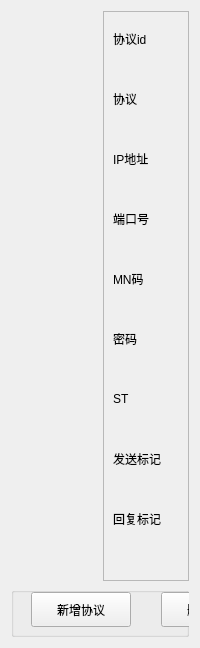
                 <widget class="QWidget" name="tab_21">
                  <attribute name="title">
                   <string>网络协议</string>
                  </attribute>
                  <layout class="QVBoxLayout" name="verticalLayout_14">
                   <item>
                    <layout class="QHBoxLayout" name="horizontalLayout_23">
                     <item>
                      <widget class="PanelWidget" name="widgetPanel_16" native="true">
                       <property name="sizePolicy">
                        <sizepolicy hsizetype="Preferred" vsizetype="Expanding">
                         <horstretch>0</horstretch>
                         <verstretch>50</verstretch>
                        </sizepolicy>
                       </property>
                       <property name="minimumSize">
                        <size>
                         <width>0</width>
                         <height>570</height>
                        </size>
                       </property>
                      </widget>
                     </item>
                     <item>
                      <widget class="QFrame" name="frame_12">
                       <property name="maximumSize">
                        <size>
                         <width>310</width>
                         <height>16777215</height>
                        </size>
                       </property>
                       <property name="frameShape">
                        <enum>QFrame::StyledPanel</enum>
                       </property>
                       <property name="frameShadow">
                        <enum>QFrame::Raised</enum>
                       </property>
                       <widget class="QLabel" name="label_30">
                        <property name="geometry">
                         <rect>
                          <x>10</x>
                          <y>260</y>
                          <width>90</width>
                          <height>16</height>
                         </rect>
                        </property>
                        <property name="text">
                         <string>MN码</string>
                        </property>
                       </widget>
                       <widget class="QLabel" name="label_33">
                        <property name="geometry">
                         <rect>
                          <x>10</x>
                          <y>440</y>
                          <width>90</width>
                          <height>16</height>
                         </rect>
                        </property>
                        <property name="text">
                         <string>发送标记</string>
                        </property>
                       </widget>
                       <widget class="QLabel" name="label_29">
                        <property name="geometry">
                         <rect>
                          <x>10</x>
                          <y>200</y>
                          <width>90</width>
                          <height>16</height>
                         </rect>
                        </property>
                        <property name="text">
                         <string>端口号</string>
                        </property>
                       </widget>
                       <widget class="QLabel" name="label_44">
                        <property name="geometry">
                         <rect>
                          <x>10</x>
                          <y>20</y>
                          <width>90</width>
                          <height>16</height>
                         </rect>
                        </property>
                        <property name="text">
                         <string>协议id</string>
                        </property>
                       </widget>
                       <widget class="QLineEdit" name="lineEdit_13">
                        <property name="geometry">
                         <rect>
                          <x>102</x>
                          <y>140</y>
                          <width>200</width>
                          <height>30</height>
                         </rect>
                        </property>
                       </widget>
                       <widget class="QLineEdit" name="lineEdit_22">
                        <property name="enabled">
                         <bool>false</bool>
                        </property>
                        <property name="geometry">
                         <rect>
                          <x>102</x>
                          <y>20</y>
                          <width>200</width>
                          <height>30</height>
                         </rect>
                        </property>
                       </widget>
                       <widget class="QLabel" name="label_34">
                        <property name="geometry">
                         <rect>
                          <x>10</x>
                          <y>500</y>
                          <width>90</width>
                          <height>16</height>
                         </rect>
                        </property>
                        <property name="text">
                         <string>回复标记</string>
                        </property>
                       </widget>
                       <widget class="QLineEdit" name="lineEdit_17">
                        <property name="geometry">
                         <rect>
                          <x>102</x>
                          <y>380</y>
                          <width>200</width>
                          <height>30</height>
                         </rect>
                        </property>
                       </widget>
                       <widget class="QLineEdit" name="lineEdit_15">
                        <property name="geometry">
                         <rect>
                          <x>102</x>
                          <y>260</y>
                          <width>200</width>
                          <height>30</height>
                         </rect>
                        </property>
                       </widget>
                       <widget class="QComboBox" name="comboBox_17">
                        <property name="geometry">
                         <rect>
                          <x>102</x>
                          <y>80</y>
                          <width>200</width>
                          <height>30</height>
                         </rect>
                        </property>
                       </widget>
                       <widget class="QLineEdit" name="lineEdit_19">
                        <property name="geometry">
                         <rect>
                          <x>102</x>
                          <y>500</y>
                          <width>200</width>
                          <height>30</height>
                         </rect>
                        </property>
                       </widget>
                       <widget class="QLineEdit" name="lineEdit_16">
                        <property name="geometry">
                         <rect>
                          <x>102</x>
                          <y>320</y>
                          <width>200</width>
                          <height>30</height>
                         </rect>
                        </property>
                       </widget>
                       <widget class="QLabel" name="label_40">
                        <property name="geometry">
                         <rect>
                          <x>10</x>
                          <y>80</y>
                          <width>90</width>
                          <height>16</height>
                         </rect>
                        </property>
                        <property name="text">
                         <string>协议</string>
                        </property>
                       </widget>
                       <widget class="QLabel" name="label_32">
                        <property name="geometry">
                         <rect>
                          <x>10</x>
                          <y>380</y>
                          <width>90</width>
                          <height>16</height>
                         </rect>
                        </property>
                        <property name="text">
                         <string>ST</string>
                        </property>
                       </widget>
                       <widget class="QLabel" name="label_31">
                        <property name="geometry">
                         <rect>
                          <x>10</x>
                          <y>320</y>
                          <width>90</width>
                          <height>16</height>
                         </rect>
                        </property>
                        <property name="text">
                         <string>密码</string>
                        </property>
                       </widget>
                       <widget class="QLineEdit" name="lineEdit_14">
                        <property name="geometry">
                         <rect>
                          <x>102</x>
                          <y>200</y>
                          <width>200</width>
                          <height>30</height>
                         </rect>
                        </property>
                       </widget>
                       <widget class="QPushButton" name="pushButton_34">
                        <property name="geometry">
                         <rect>
                          <x>62</x>
                          <y>650</y>
                          <width>200</width>
                          <height>40</height>
                         </rect>
                        </property>
                        <property name="text">
                         <string>新增</string>
                        </property>
                       </widget>
                       <widget class="QLineEdit" name="lineEdit_18">
                        <property name="geometry">
                         <rect>
                          <x>102</x>
                          <y>440</y>
                          <width>200</width>
                          <height>30</height>
                         </rect>
                        </property>
                       </widget>
                       <widget class="QLabel" name="label_28">
                        <property name="geometry">
                         <rect>
                          <x>10</x>
                          <y>140</y>
                          <width>90</width>
                          <height>16</height>
                         </rect>
                        </property>
                        <property name="text">
                         <string>IP地址</string>
                        </property>
                       </widget>
                       <widget class="QLabel" name="label_49">
                        <property name="geometry">
                         <rect>
                          <x>8</x>
                          <y>570</y>
                          <width>90</width>
                          <height>16</height>
                         </rect>
                        </property>
                        <property name="text">
                         <string>是否启用</string>
                        </property>
                       </widget>
                       <widget class="QComboBox" name="comboBox_18">
                        <property name="geometry">
                         <rect>
                          <x>100</x>
                          <y>560</y>
                          <width>200</width>
                          <height>30</height>
                         </rect>
                        </property>
                       </widget>
                      </widget>
                     </item>
                    </layout>
                   </item>
                   <item>
                    <widget class="QGroupBox" name="groupBox_5">
                     <property name="minimumSize">
                      <size>
                       <width>0</width>
                       <height>50</height>
                      </size>
                     </property>
                     <property name="title">
                      <string/>
                     </property>
                     <widget class="QPushButton" name="pushButton_32">
                      <property name="geometry">
                       <rect>
                        <x>20</x>
                        <y>5</y>
                        <width>100</width>
                        <height>35</height>
                       </rect>
                      </property>
                      <property name="minimumSize">
                       <size>
                        <width>0</width>
                        <height>35</height>
                       </size>
                      </property>
                      <property name="text">
                       <string>新增协议</string>
                      </property>
                     </widget>
                     <widget class="QPushButton" name="pushButton_33">
                      <property name="geometry">
                       <rect>
                        <x>150</x>
                        <y>5</y>
                        <width>100</width>
                        <height>35</height>
                       </rect>
                      </property>
                      <property name="minimumSize">
                       <size>
                        <width>0</width>
                        <height>35</height>
                       </size>
                      </property>
                      <property name="text">
                       <string>删除协议</string>
                      </property>
                     </widget>
                    </widget>
                   </item>
                  </layout>
                 </widget>
